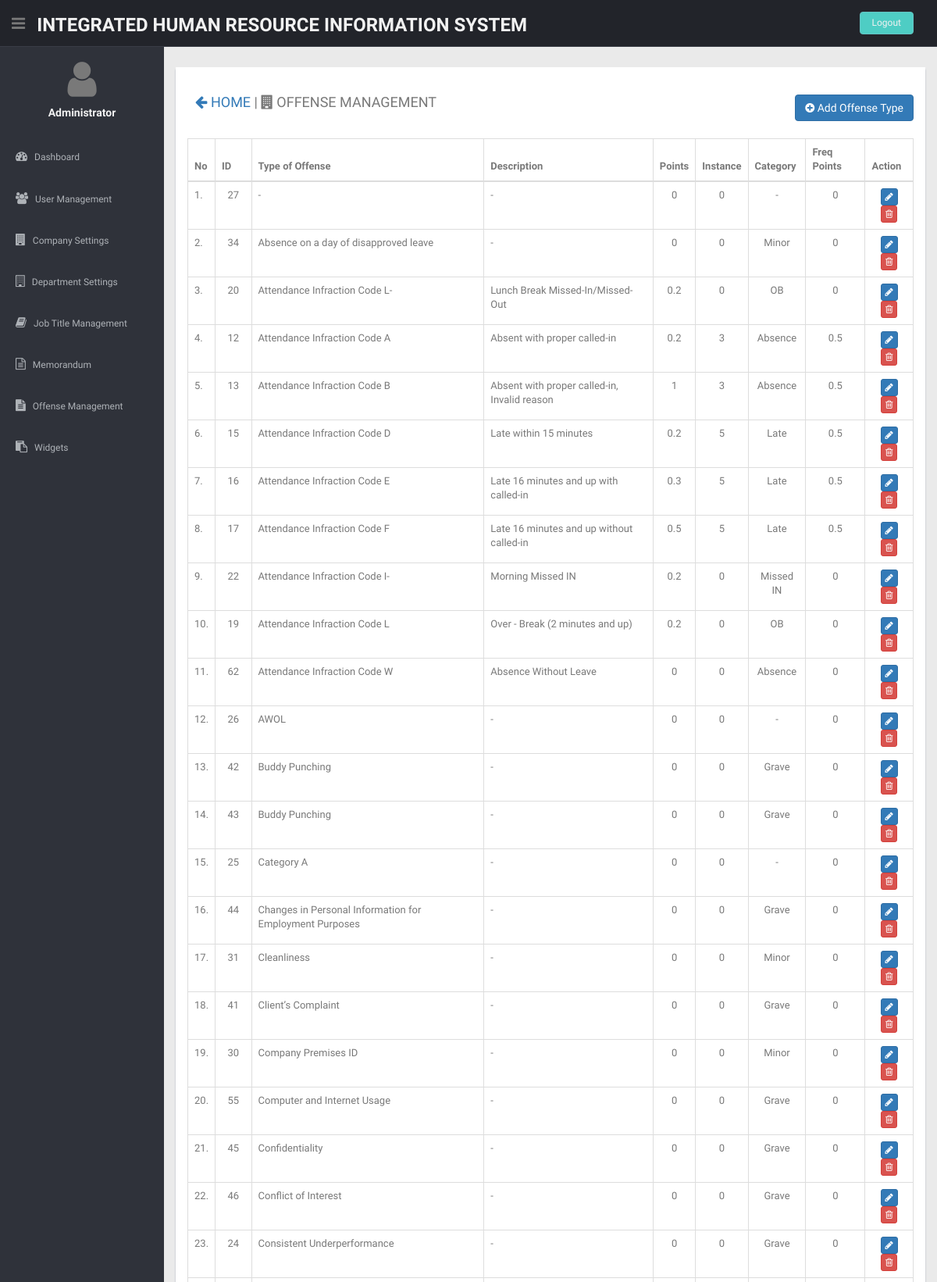
The page /settings/index.php?manageoffense (signed in, upper part) on the database its author committed.
### tables this page shows
CREATE TABLE `offense` (
  `id` int(45) NOT NULL,
  `title` varchar(100) DEFAULT NULL,
  `description` text DEFAULT NULL,
  `points` double DEFAULT NULL,
  `frequency` int(45) DEFAULT NULL,
  `category` varchar(100) DEFAULT NULL,
  `fpoints` double DEFAULT NULL
);

### settings/manageoffense.php (the view, shortened to what this page needs)
<div class="col-lg-12">
<div class="content-panel">
  <div class="panel-heading">
  <h4><a href="?main"><i class="fa fa-arrow-left"></i> HOME</a> | <i class="fa fa-building"></i> OFFENSE MANAGEMENT<div style="float:right;"><a href="?addoffense" class="btn btn-primary"><i class="fa fa-plus-circle"></i> Add Offense Type</a></div></h4>
</div>
  <div class="panel-body">
    <div class="adv-table">
    <table class="display table table-bordered">
      <thead>
        <tr>
          <th>No</th>
          <th>ID</th>
          <th>Type of Offense</th>
          <th>Description</th>
          <th>Points</th>
          <th>Instance</th>
          <th>Category</th>
          <th>Freq Points</th>
          <th>Action</th>
        </tr>
      </thead>
      <tbody>
        <?php
        $x=1;
          $sqlCompany=mysqli_query($con,"SELECT * FROM offense ORDER BY `title` ASC");
          if(mysqli_num_rows($sqlCompany)>0){
            while($company=mysqli_fetch_array($sqlCompany)){
              echo "<tr>";
                echo "<td width='3%'>$x.</td>";
                echo "<td width='5%' align='center'>$company[id]</td>";
                echo "<td>$company[title]</td>";
                echo "<td>$company[description]</td>";
                echo "<td align='center'>$company[points]</td>";
                echo "<td align='center'>$company[frequency]</td>";
                echo "<td align='center'>$company[category]</td>";
                echo "<td align='center'>$company[fpoints]</td>";
                ?>
                <td align="center">
                  <a href="?editoffense&id=<?=$company['id'];?>" class="btn btn-primary btn-xs" title="Edit Memo"><i class='fa fa-pencil'></i></a>
                  <a href="?manageoffense&id=<?=$company['id'];?>&delete" class="btn btn-danger btn-xs" title="Delete Memo" onclick="return confirm('Do you wish to delete this type of offense?'); return false;"><i class='fa fa-trash-o'></i></a>
                </td>
                <?php
              echo "</tr>";
              $x++;
            }
          }else{
            echo "<tr><td colspan='5' align='center'>No record found!</td></tr>";
          }
        ?>
      </tbody>
    </table>
    </div>
    </div>
</div>
</div>

### settings/css/style.css (style rules this page uses)
body { color: #797979; background: #eaeaea; font-family: 'Ruda', sans-serif; padding: 0px !important; margin: 0px !important; font-size:13px; }
a, a:hover, a:focus { text-decoration: none; outline: none; }
.content-panel { background: #ffffff; box-shadow: 0px 3px 2px #aab2bd; padding-top: 15px; padding-bottom: 5px; }
.content-panel h4 { margin-left: 10px; }

### rows shown on the page
offense: id "27", title "-", description "-", points "0", frequency "0", category "-", fpoints "0"
offense: id "34", title "Absence on a day of disapproved leave", description "-", points "0", frequency "0", category "Minor", fpoints "0"
offense: id "20", title "Attendance Infraction Code L-", description "Lunch Break Missed-In/Missed-Out", points "0.2", frequency "0", category "OB", fpoints "0"
offense: id "12", title "Attendance Infraction Code A", description "Absent with proper called-in", points "0.2", frequency "3", category "Absence", fpoints "0.5"
offense: id "13", title "Attendance Infraction Code B", description "Absent with proper called-in, Invalid reason", points "1", frequency "3", category "Absence", fpoints "0.5"
offense: id "15", title "Attendance Infraction Code D", description "Late within 15 minutes", points "0.2", frequency "5", category "Late", fpoints "0.5"
offense: id "16", title "Attendance Infraction Code E", description "Late 16 minutes and up with called-in", points "0.3", frequency "5", category "Late", fpoints "0.5"
offense: id "17", title "Attendance Infraction Code F", description "Late 16 minutes and up without called-in", points "0.5", frequency "5", category "Late", fpoints "0.5"
offense: id "22", title "Attendance Infraction Code I-", description "Morning Missed IN", points "0.2", frequency "0", category "Missed IN", fpoints "0"
offense: id "19", title "Attendance Infraction Code L", description "Over - Break (2 minutes and up)", points "0.2", frequency "0", category "OB", fpoints "0"
offense: id "62", title "Attendance Infraction Code W", description "Absence Without Leave", points "0", frequency "0", category "Absence", fpoints "0"
offense: id "26", title "AWOL", description "-", points "0", frequency "0", category "-", fpoints "0"
offense: id "42", title "Buddy Punching", description "-", points "0", frequency "0", category "Grave", fpoints "0"
offense: id "43", title "Buddy Punching", description "-", points "0", frequency "0", category "Grave", fpoints "0"
offense: id "25", title "Category A", description "-", points "0", frequency "0", category "-", fpoints "0"
offense: id "44", title "Changes in Personal Information for Employment Purposes", description "-", points "0", frequency "0", category "Grave", fpoints "0"
offense: id "31", title "Cleanliness", description "-", points "0", frequency "0", category "Minor", fpoints "0"
offense: id "41", title "Client’s Complaint", description "-", points "0", frequency "0", category "Grave", fpoints "0"
offense: id "30", title "Company Premises ID", description "-", points "0", frequency "0", category "Minor", fpoints "0"
offense: id "55", title "Computer and Internet Usage", description "-", points "0", frequency "0", category "Grave", fpoints "0"
offense: id "45", title "Confidentiality", description "-", points "0", frequency "0", category "Grave", fpoints "0"
offense: id "46", title "Conflict of Interest", description "-", points "0", frequency "0", category "Grave", fpoints "0"
offense: id "24", title "Consistent Underperformance", description "-", points "0", frequency "0", category "Grave", fpoints "0"

### other values the page prints
$_SESSION['fullname'] "Administrator"
